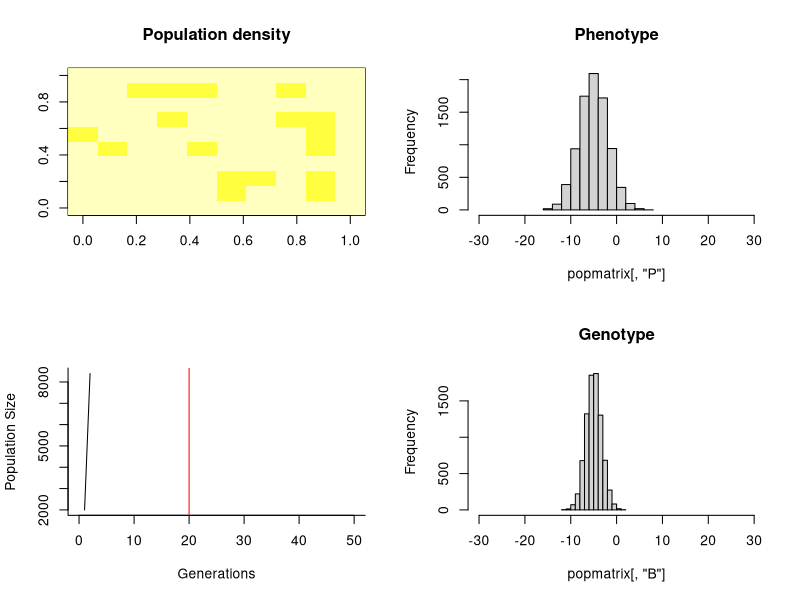
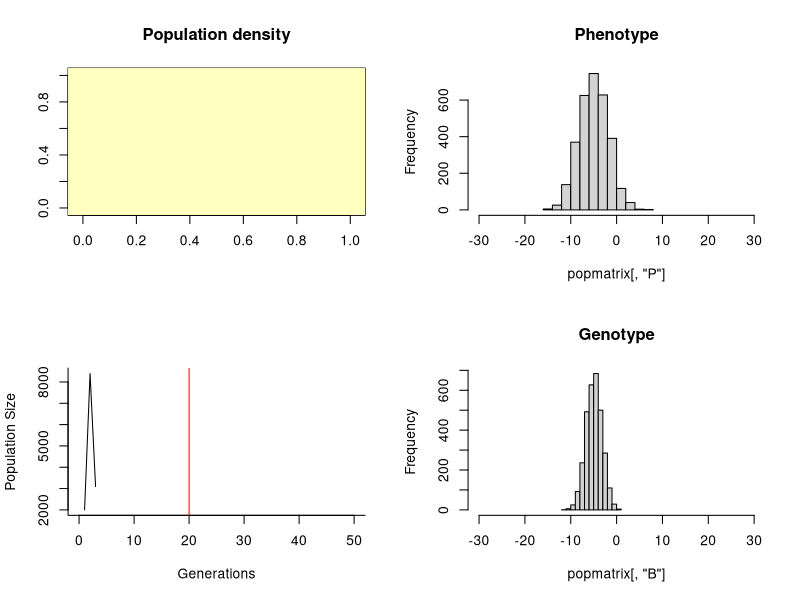
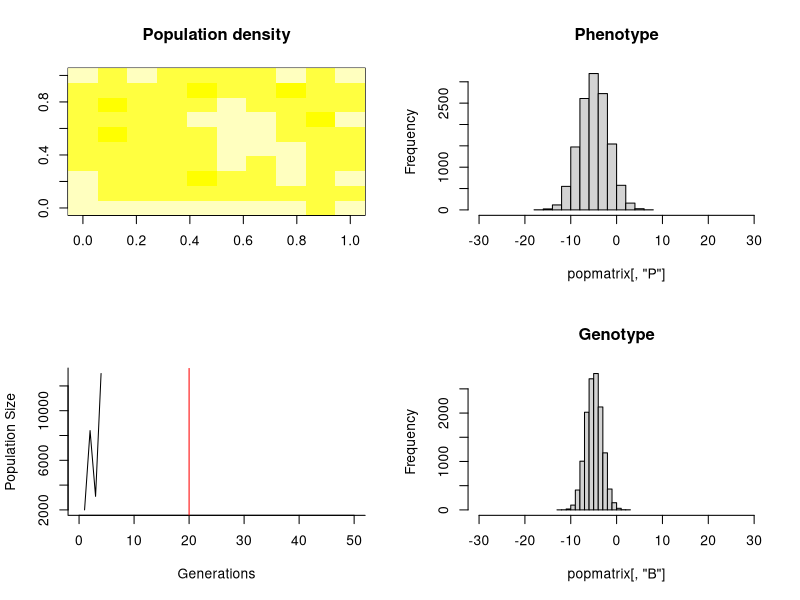
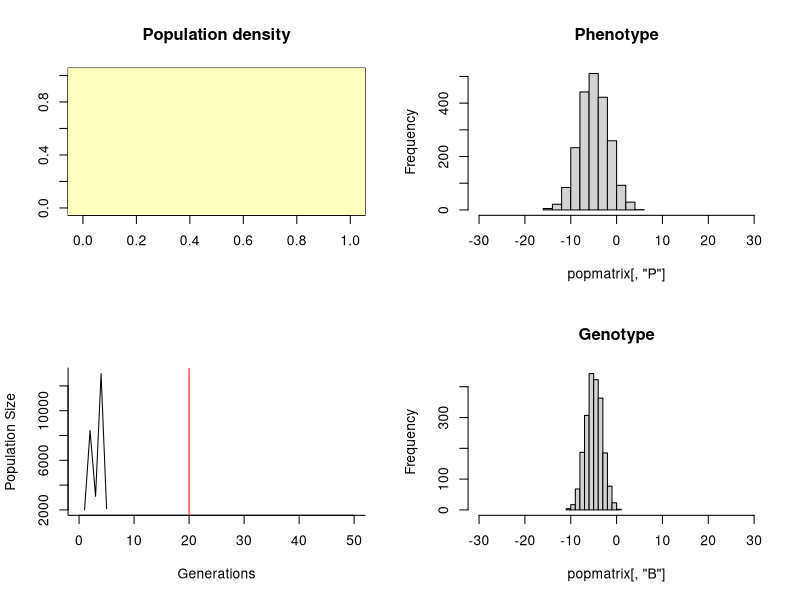
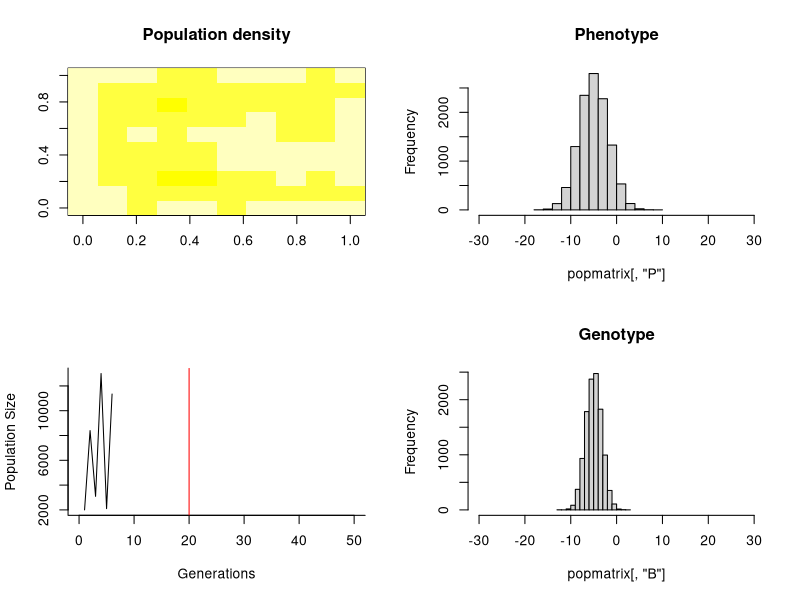
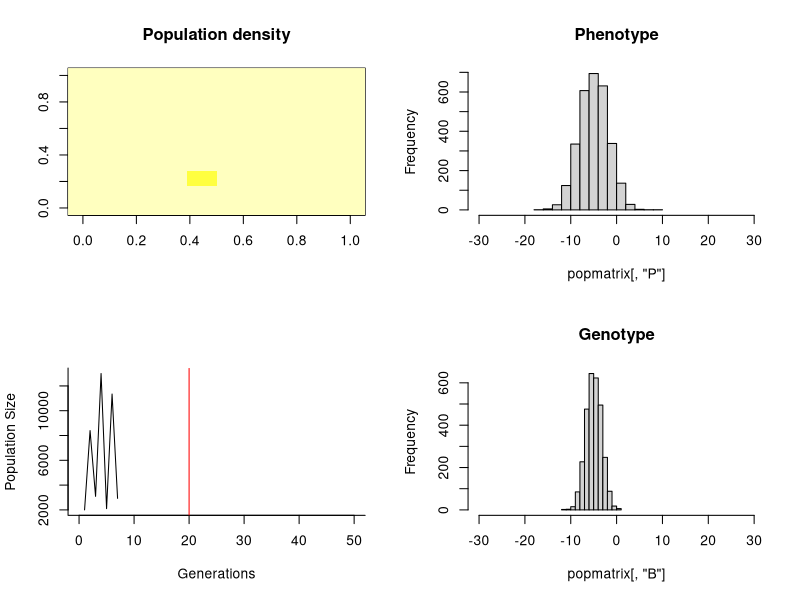
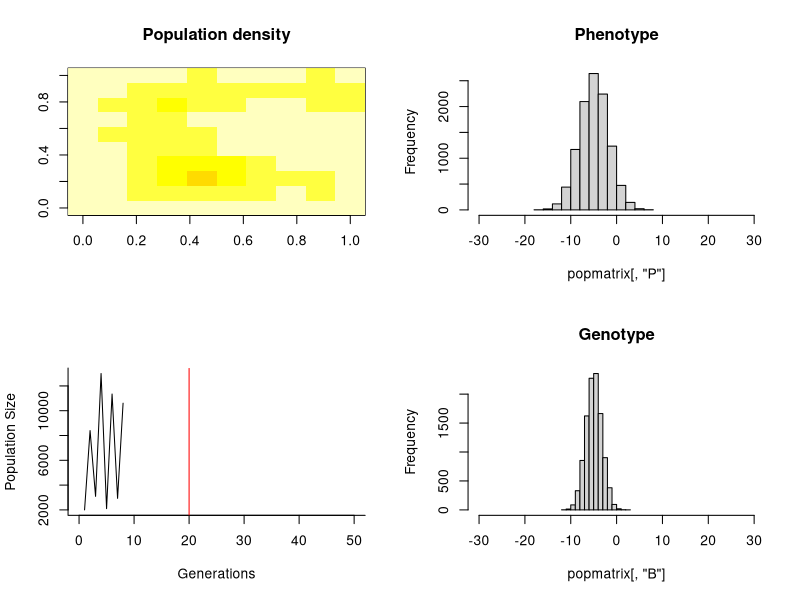
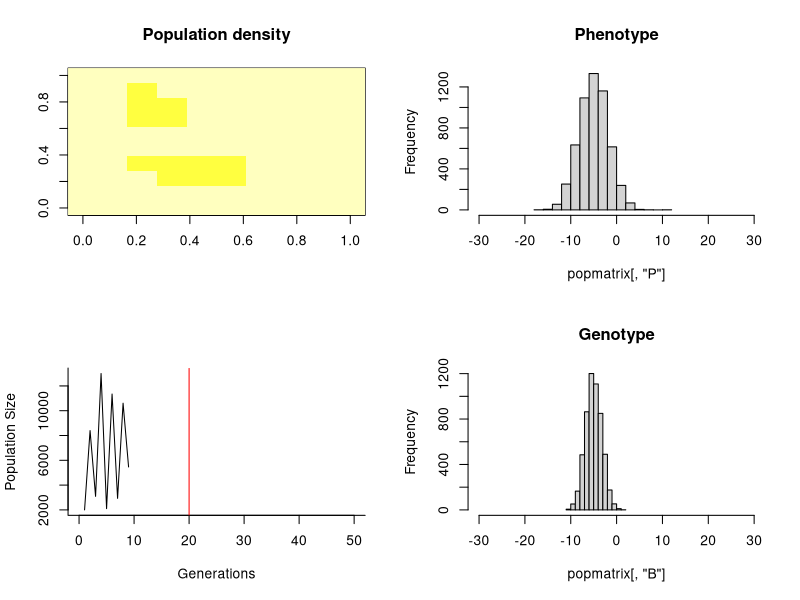

The R source for these figures, in order:
### Functions and model for doing PVA of quolls under evolution ###

###Note: execution of quantitative genetics is (badly) incorrect and needs to be fixed before evolutionary scenarios can be implemented

#### Ella edited 12/8/14

# Initialises a matrix with n individuals
# individuals have a location (spX, spY) and are generated from
# initial mean breeding value, initial variance in breeding value, and heritability
init.inds<-function(n, spX, spY, init.b, init.p.var, h){
	X<-runif(n, 1, spX+1)%/%1 #grid ref
	Y<-runif(n, 1, spY+1)%/%1
	S<-rbinom(n, 1, 0.5) #sex
	A<-rep(1, n) #age
	b.var<-h*init.p.var
	B<-rnorm(n, init.b, b.var^0.5) # breeding values
	P<-rnorm(n, B, (init.p.var-b.var)^0.5)
	cbind(X, Y, S, A, B, P)		
}

# Function that defines relationship between Phenotype and Fitness (survival)
# threshold: P>0 survives, P<0 dies
fit.func<-function(P){
	P>0
}

#function that creates a list of vectors of male breeding values for each grid cell
b.list.maker<-function(popmat, spX, spY){
	male<-subset(popmat, popmat[,"S"]==1 & popmat[,"A"]>0)
	out<-vector("list", spX*spY)
	for (i in 1:length(male[,1])){
		out[[(male[i,"Y"]-1)*spX+male[i,"X"]]]<-c(out[[(male[i,"Y"]-1)*spX+male[i,"X"]]], male[i,"B"])
	}	
	out
}

#generalised density dependent decay (where alpha < 0)
ddep1<- function(x, beta, alpha) {
	1/(1+exp(-alpha*(x-beta)))
}

#function to sample across a list
sample2<-function(v){
	if (is.null(v)==T) return(NULL)
	else sample(v, 1, T)	
}

#function that reproduces individuals
#density dependance acting on fecundity according to grid cell K (beta)
# takes population matrix
repro<-function(popmat, spX, spY, fec, init.p.var, h, alpha, beta){
	b.var<-h*init.p.var
	if (length(popmat[,1])==0) return(popmat)
	# collect breeding females and their mates' B values
	male<-subset(popmat, popmat[,"S"]==1 & popmat[,"A"]>0)
	if (length(male)==0) return(popmat)
	male<-table(factor(male[,"X"], levels=1:spX), factor(male[,"Y"], levels=1:spY)) #number of males present in each cell
	b.list<-b.list.maker(popmat, spX, spY) #list male Bs by space
	female<-subset(popmat, popmat[,"S"]==0 & popmat[,"A"]>0) #matrix of all adult females
	temp<-(female[,"Y"]-1)*spX+female[,"X"] #matrix indexes for male matrix and blist
	female<-subset(female, male[temp]>0) # matrix of females with available males
	temp<-temp[which(male[temp]>0)] #update temp
	B.off<-unlist(lapply(b.list[temp], sample2)) #sample a male for each female (replace=T)
	if (length(B.off)!=length(female[,"B"])) print("error")#browser() #error catcher!
	B.off<-(B.off+female[,"B"])/2 #calculate midparent value	
#matrix of females ordered by grid number
	female<- cbind(B.off, female)
	female.sort<-female[order(female[,"X"]),]
	female.list<-female.sort[order(female.sort[,"Y"]),]
#work out the no of females in each grid cell	
	f<-table(factor(female[,"X"], levels=1:spX), factor(female[,"Y"], levels=1:spY))
#density dependant offspring number for each grid cell
	dd.off<- ddep1(x=f, beta, alpha)
	off.no<-rbinom(length(f), 8, dd.off)
#replicate offspring number by number of females in each grid cell	
	no.females<-as.vector(f, mode="integer")
	off.nos<- rep(off.no, no.females)
#get info for next generation and combine
	B<-rep(female[,"B.off"], off.nos)	
	B<-rnorm(length(B), B, (b.var/2)^0.5) #mid parent breeding values with variance of surviving offspring
	X<-rep(female[,"X"], off.nos)
	Y<-rep(female[,"Y"], off.nos)
	S<-rbinom(length(B), 1, 0.5) # random sex allocation
	A<-rep(0, length(B))	# age=0
	P<-rnorm(length(B), B, (init.p.var-b.var)^0.5) #offspring phenotypes
	off<-cbind(X, Y, S, A, B, P)
	popmat<-rbind(popmat, off)
	popmat
}

# runs the male die off
mdieoff<-function(popmatrix, msurv){
	psurv<-rep(1, length(popmatrix[,1]))
	psurv[which(popmatrix[,"S"]==1 & popmatrix[,"A"]==1)]<-msurv #one year old males
	psurv[which(popmatrix[,"S"]==1 & popmatrix[,"A"]>1)]<-0 #two year old males
	popmatrix<-subset(popmatrix, rbinom(length(popmatrix[,1]), 1, psurv)==1) # probabilistic survival
	popmatrix
}

#ages or kills individuals based on age-specific survival plus fitness
age<-function(popmatrix, selection=F, alpha, fsurv1, fsurv2, msurv, spX, spY, beta, K){
	if (length(popmatrix[,1])==0) return(popmatrix)
	#Survival of adults
	Ad<-subset(popmatrix, popmatrix[,"A"]>0) #Grabs all adults
	psurv<-rep(0, length(Ad[,1])) 
	psurv[which(Ad[,"S"]==0 & Ad[,"A"]==1)]<-fsurv1 #one year old females
	psurv[which(Ad[,"S"]==0 & Ad[,"A"]==2)]<-fsurv2 #two year old females
	psurv[which(Ad[,"S"]==1 & Ad[,"A"]==1)]<-1 #one year old males (already gone through die off)
	if (selection==T) psurv<-psurv*fit.func(Ad[,"P"]) #toad relative fitness
	Ad<-subset(Ad, rbinom(length(Ad[,1]), 1, psurv)==1) # probabilistic survival
	#Survival of juvs only if toads are present (otherwise survival=1)
	Juv<-subset(popmatrix, popmatrix[,"A"]==0)
	psurv<-1
	if (selection==T) psurv<-psurv*fit.func(Juv[,"P"]) #toad relative fitness
	Juv<-subset(Juv, rbinom(length(Juv[,1]), 1, psurv)==1) #surviving juveniles
	# gather survivors, age them and return
	popmatrix<-rbind(Ad, Juv)
	popmatrix[,"A"]<-popmatrix[,"A"]+1
	popmatrix
}


#calculates neighbours on a grid exclusing nonsense neighbours and returns a list of matrices of grid refs
#doesn't include source cell
neighbours.init<-function(spX, spY){
	neigh<-vector("list", length=spX*spY)
	for (x in 1:spX){
		for (y in 1:spY){
			out<-matrix(nrow=8, ncol=2)
			ifelse((x-1)==0, X<-NA, X<-x-1) #correct for indices going to zero
			ifelse((y-1)==0, Y<-NA, Y<-y-1)
			ifelse((y+1)>spY, Yp<-NA, Yp<-y+1) # correct for indices going to > space
			ifelse((x+1)>spX, Xp<-NA, Xp<-x+1)
			# Assign neighbours
			out[1,]<-c(Xp, y)
			out[2,]<-c(X, y)
			out[3,]<-c(x, Y)
			out[4,]<-c(Xp, Y)	
			out[5,]<-c(X, Y)
			out[6,]<-c(x, Yp)
			out[7,]<-c(Xp, Yp)
			out[8,]<-c(X, Yp)
			out<-subset(out, !is.na(apply(out, 1, sum)))
			neigh[[(y-1)*spX+x]]<-out
		}	
	}
	return(neigh)	#return the list
}

# samples a matrix and returns one row of the matrix
matrix.sample<-function(mtrx, size=1){
	mtrx[sample(seq(length(mtrx[,1])), size=size),]	
}

# executes nearest neighbour dispersal where individuals disperse to neighbouring cell with probability=prob.d 
# is called after age!
disperse<-function(popmatrix, n.list, prob.d, spX){
	if (length(popmatrix[,1])==0) return(popmatrix)
	disp<-rbinom(length(popmatrix[,1]), 1, prob.d) # calculate a probability of dispersal
	disp<-which(disp==1 & popmatrix[,"A"]==1) #get indices of surviving dispersing (MALE?) juveniles
	sub.list<-n.list[(popmatrix[disp,"Y"]-1)*spX+popmatrix[disp,"X"]] #generate list of neighbour matrices
	sub.list<-lapply(sub.list, matrix.sample) #samples one row from each neighbour matrix
	sub.list<-do.call("rbind", sub.list) #places result into a matrix
	popmatrix[disp, 1:2]<-sub.list #assigns new locations back to popmatrix
	popmatrix
}



####RUN MODEL######################################################

mother<-function(n=2000, spX=10, spY=10, alpha=-1, fsurv1=0.2, fsurv2=0.02, msurv=0.04, init.b=0, init.p.var=10, h=0.3, gens=50, K=20, fec=6.7, beta=30, prob.d=0.5, sel.time=20, plot=FALSE){
	pop<-init.inds(n, spX, spY, init.b, init.p.var, h) # create a population
	n.list<-neighbours.init(spX, spY) # create a list of neighbours for each cell (individual?)
	popsize<-n
	sel<-FALSE
	for (g in 2:gens){
		pop<-repro(popmat=pop, spX=spX, spY=spY, fec=fec, init.p.var=init.p.var, h=h, alpha=alpha, beta=beta) # females reproduce (density dep)
		pop<-mdieoff(pop, msurv) # males die off
		if (g>sel.time) sel<-TRUE # have toads arrived?
		pop<-age(pop, selection=sel, alpha=alpha, fsurv1=fsurv1, fsurv2=fsurv2, msurv=msurv,spX=spX, spY=spY, beta=beta, K=K) # everyone gets a little older
		pop<-disperse(pop, n.list, prob.d, spX) # and the Juveniles trudge off
		if (length(pop[,1])==0) { # did we go extinct?
			popsize<-c(popsize, 0)
			print(paste("The population went extinct at generation ", g, ":-("))
			break	
		}
		popsize<-c(popsize, length(pop[,1])) # new population size appended to popsize vector
		if (plot==T) plotter(pop, popsize, spX, spY, sel.time, gens, fid=g)
	}
	list(pop, popsize)	
}


plotter<-function(popmatrix, popsize, spX, spY, sel.time, gens, fid){
	fname<-paste("simgen", fid, ".png", sep="")
	#png(fname, width=12, height=12, units="cm", res=300)	
	p.summ<-table(factor(popmatrix[,"X"], levels=1:spX), factor(popmatrix[,"Y"], levels=1:spY))
	#p.summ<-tapply(popmatrix[,"P"], list(factor(popmatrix[,"X"], levels=1:spX), factor(popmatrix[,"Y"], levels=1:spY)), mean)
	par(mfrow=c(2, 2))
	image(p.summ, col=rev(heat.colors(10)), breaks=seq(0, 1000, length=11), main="Population density")
	hist(popmatrix[,"P"], xlim=c(-30, 30), main="Phenotype")
	plot(popsize, type="l", ylab="Population Size", xlab="Generations", bty="l", xlim=c(0, gens))
	arrows(sel.time,0,sel.time,100000, length=0, col="red")
	hist(popmatrix[,"B"], xlim=c(-30, 30), main="Genotype")
	#dev.off()
}



mother(h=0.3, init.b=-5, plot=T, gens=50)
	